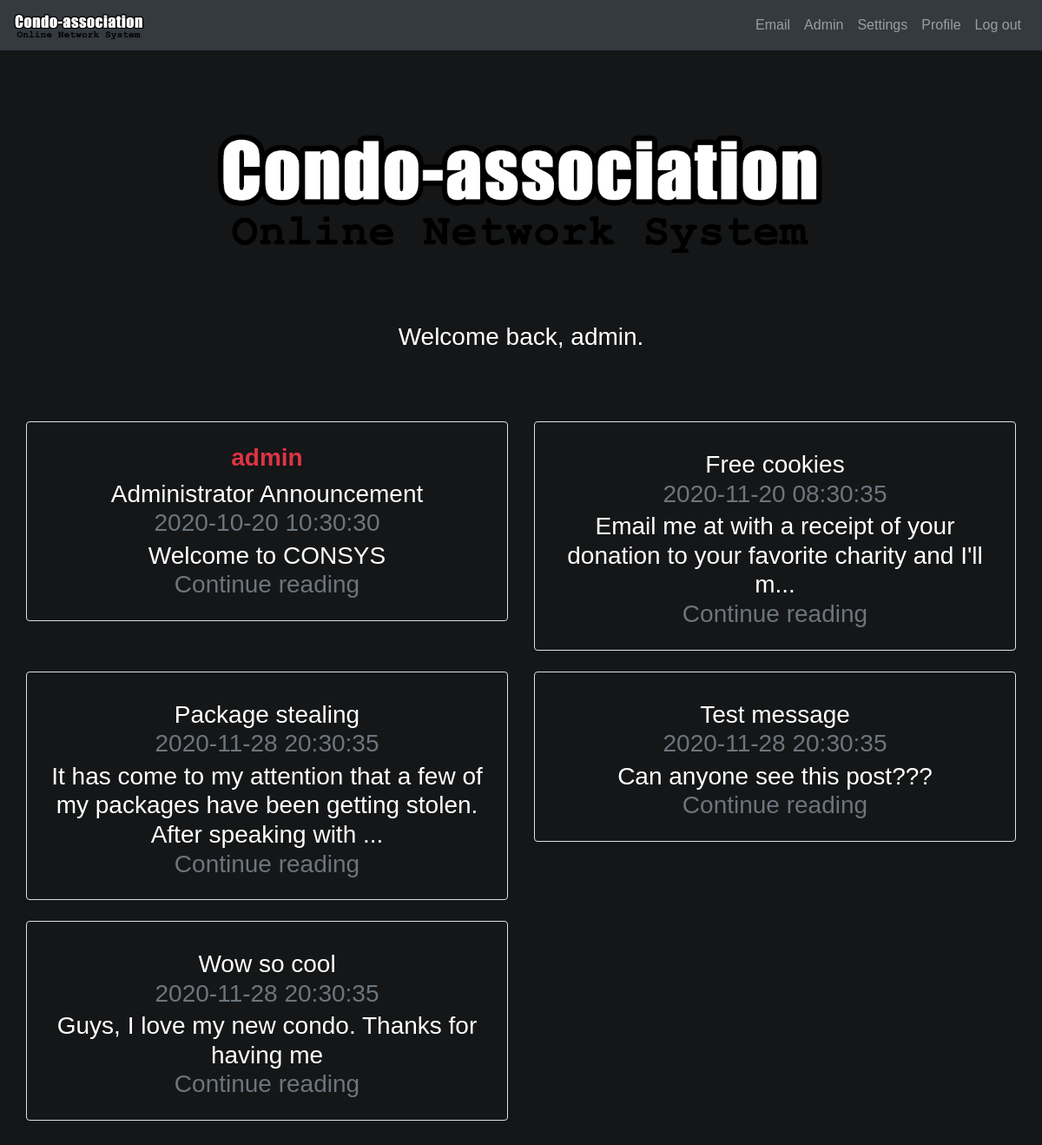
The page / (signed in) on the database its author committed.
### tables this page shows
CREATE TABLE `posts` (
  `post_id` INT NOT NULL AUTO_INCREMENT,
  `user_id` INT NOT NULL,
  `post_date` DATETIME NOT NULL,
  `view_permission` VARCHAR(45) DEFAULT "public",
  `title` VARCHAR(45),
  `content` VARCHAR(1000),
  `image_id` VARCHAR(45) DEFAULT "none",  
  `is_announcement` INT(1) DEFAULT 0,  
  `disabled_comments` INT(1) DEFAULT 0,  
  PRIMARY KEY (`post_id`),
  FOREIGN KEY (`user_id`) REFERENCES condo_owners(`user_id`) ON DELETE CASCADE
);

CREATE TABLE `condo_owners` (
  `user_id` INT NOT NULL AUTO_INCREMENT,
  `name` VARCHAR(45) NOT NULL,
  `email` VARCHAR(45) NOT NULL,
  `password` VARCHAR(255) NOT NULL, 
  `primary_address` VARCHAR(45) NOT NULL,
  `postal_code` VARCHAR (7) NOT NULL,
  `privilege` VARCHAR(45) NOT NULL,
  PRIMARY KEY (`user_id`)
);

### functions_inc.php (called while the page is built, shortened)
<?php
function fetch_user_by_id($conn, $uid) {
    $sql = "SELECT * FROM condo_owners WHERE user_id = ?;";
    $stmt = mysqli_stmt_init($conn);
    if(!mysqli_stmt_prepare($stmt, $sql)) {
        header("location: ../index.php?error=stmterror");
        exit();
    }
    mysqli_stmt_bind_param($stmt, "i", $uid);
    mysqli_stmt_execute($stmt);
    $query_result = mysqli_stmt_get_result($stmt);
    if ($row = mysqli_fetch_assoc($query_result)) {
        return $row;
    }
    else {
        return false;
    }
}

### includes/group_functions_inc.php (called while the page is built, shortened)
<?php
function admin_by_id($conn, $uid) {
    $sql = "SELECT * FROM condo_owners WHERE user_id = ?;";
    $stmt = mysqli_stmt_init($conn);
    if(!mysqli_stmt_prepare($stmt, $sql)) {
        header("location: ../index.php?error=stmterror");
        exit();
    }
    mysqli_stmt_bind_param($stmt, "i", $uid);
    mysqli_stmt_execute($stmt);
    $query_result = mysqli_stmt_get_result($stmt);
    if ($row = mysqli_fetch_assoc($query_result)) {
        return $row["privilege"];
    }
    else {
        return false;
    }
}
function fetch_group_id_by_admin($conn, $uid) {
    $sql = "SELECT * FROM member_groups WHERE owner_id = ?;";
    $stmt = mysqli_stmt_init($conn);
    if(!mysqli_stmt_prepare($stmt, $sql)) {
        header("location: ../index.php?error=stmterror");
        exit();
    }
    mysqli_stmt_bind_param($stmt, "i", $uid);
    mysqli_stmt_execute($stmt);
    $query_result = mysqli_stmt_get_result($stmt);
    if ($row = mysqli_fetch_assoc($query_result)) {
        mysqli_stmt_close($stmt);
        return $row["group_id"];
    }
    else {
        return false;
    }
}
function fetch_group_id_by_user($conn, $uid) {
    $sql = "SELECT * FROM from_group WHERE user_id = ?;";
    $stmt = mysqli_stmt_init($conn);
    if(!mysqli_stmt_prepare($stmt, $sql)) {
        header("location: ../index.php?error=stmterror");
        exit();
    }
    mysqli_stmt_bind_param($stmt, "i", $uid);
    mysqli_stmt_execute($stmt);
    $query_result = mysqli_stmt_get_result($stmt);
    if ($row = mysqli_fetch_assoc($query_result)) {
        return $row["group_id"];
    }
    else {
        mysqli_stmt_close($stmt);
        return false;
    }
}

### includes/post_functions_inc.php (the view, shortened to what this page needs)
<?php
function print_posts($conn,$uid) {
    require_once "functions_inc.php";
    require_once "group_functions_inc.php";
    $sql = "SELECT * FROM posts ORDER BY is_announcement DESC, post_id DESC;";
    $query_result = mysqli_query($conn, $sql);
    echo '<div class="row mb-2 margin-top">';
    if($query_result) {
        while($row = mysqli_fetch_assoc($query_result)) {
            if("admin" == admin_by_id($conn, $uid)){
                $gid = fetch_group_id_by_admin($conn, $uid);
            }
            else{
                $gid = fetch_group_id_by_user($conn, $uid);
            }
            if("admin" == admin_by_id($conn, $row["user_id"])){
            $post_gid = fetch_group_id_by_admin($conn, $row["user_id"]);
            }
            else{
            $post_gid = fetch_group_id_by_user($conn, $row["user_id"]);
            }
            $content = $row["content"];
            if(strlen($content) > 100)
                $content = substr($content, 0, 100)."...";
            $user = fetch_user_by_id($conn, $row["user_id"]);
            $message_type = "primary";
            if($row["is_announcement"] == 1)
                $message_type = "danger";
            echo '
                <div class="col-md-6">
                    <div class="row no-gutters border rounded overflow-hidden flex-md-row mb-4 shadow-sm h-md-250 position-relative">
                        <div class="col p-4 d-flex flex-column position-static">
                            <strong class="d-inline-block mb-2 text-'. $message_type .'">'.$user["name"].'</strong>
                            <h3 class="mb-0">'. $row["title"] .'</h3>
                            <div class="mb-1 text-muted">'. $row["post_date"] .'</div>
                            <p class="card-text mb-auto">'. $content .'</p>
                            <a href="post.php?pid='. $row["post_id"] .'" class="stretched-link text-muted">Continue reading</a>
                        </div>
                    </div>
                </div>';
        }
    }
    echo '</div>';
}

### css/style.css (style rules this page uses)
body { color: #fff; background-color: #151617; }
.margin-top { margin-top : 5rem; }
body { font-family: Arial, Helvetica, sans-serif; }
* { box-sizing: border-box; }

### rows shown on the page
posts: user.name "admin", title "Administrator Announcement", post_date "2020-10-20 10:30:30", content "Welcome to CONSYS"
posts: title "Free cookies", post_date "2020-11-20 08:30:35", content "Email me at with a receipt of your donation to your favorite charity and I'll m..."
posts: title "Package stealing", post_date "2020-11-28 20:30:35", content "It has come to my attention that a few of my packages have been getting stolen. After speaking with ..."
posts: title "Test message", post_date "2020-11-28 20:30:35", content "Can anyone see this post???"
posts: title "Wow so cool", post_date "2020-11-28 20:30:35", content "Guys, I love my new condo. Thanks for having me"

### other values the page prints
$_SESSION["name"] "admin"
